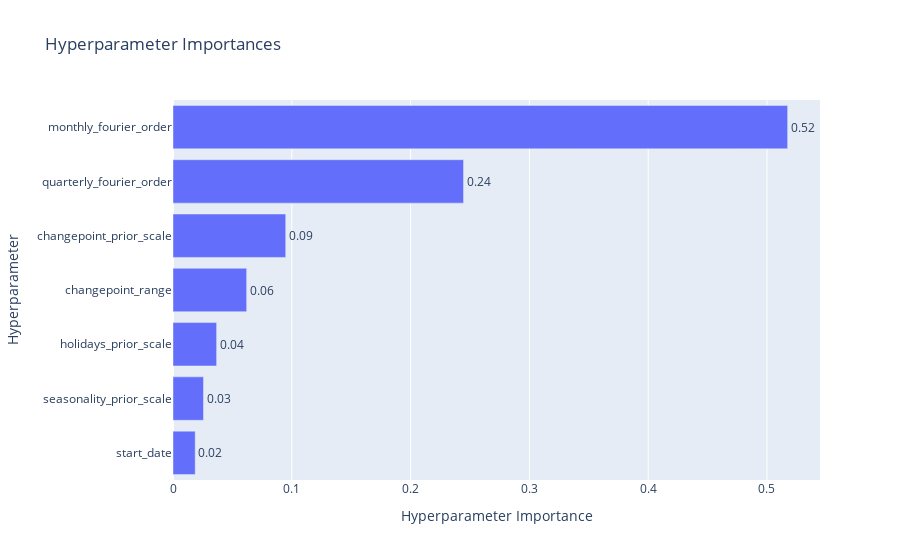

The code cell stored with this chart in its notebook:
### Code cell
from optuna.visualization import plot_param_importances
fig = plot_param_importances(study)
fig.show()

### Figure 1 — Plotly figure (JSON) as saved in the notebook; plotly's stock layout.template omitted (floating-point values rounded to 4 significant figures)
{"data": [{"cliponaxis": false, "hovertemplate": ["start_date (CategoricalDistribution): 0.018686500053534005<extra></extra>", "seasonality_prior_scale (FloatDistribution): 0.025685881957978468<extra></extra>", "holidays_prior_scale (FloatDistribution): 0.03673527545040613<extra></extra>", "changepoint_range (FloatDistribution): 0.0620167923587033<extra></extra>", "changepoint_prior_scale (FloatDistribution): 0.09489278740434418<extra></extra>", "quarterly_fourier_order (IntDistribution): 0.24458002052551495<extra></extra>", "monthly_fourier_order (IntDistribution): 0.5174027422495188<extra></extra>"], "name": "Objective Value", "orientation": "h", "text": ["0.02", "0.03", "0.04", "0.06", "0.09", "0.24", "0.52"], "textposition": "outside", "type": "bar", "x": [0.01869, 0.02569, 0.03674, 0.06202, 0.09489, 0.2446, 0.5174], "y": ["start_date", "seasonality_prior_scale", "holidays_prior_scale", "changepoint_range", "changepoint_prior_scale", "quarterly_fourier_order", "monthly_fourier_order"]}], "layout": {"title": {"text": "Hyperparameter Importances"}, "xaxis": {"title": {"text": "Hyperparameter Importance"}}, "yaxis": {"title": {"text": "Hyperparameter"}}}}
